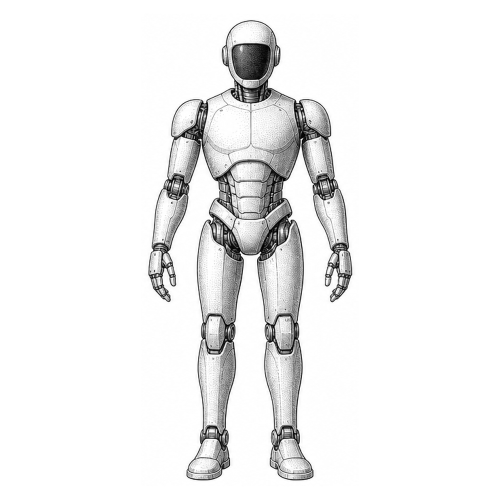
#> input picture video/assets/src/android.png, 1000 x 1000 px (shown at 1/2 size)
$ python stipple.py ../assets/src/android.png 3 out.png
#> lines starting #> are read from the running program, lines starting #| are printed output that depends on the picture
"""Weighted Voronoi stippling (Secord 2002) -> point clouds for the renderer.

usage: python3 stipple.py <image> <n_points> <out.json> [--size 900] [--iters 40] [--gamma 1.3]

Points are written in pixel units of a box `size` wide (aspect preserved),
centred on (0,0), ordered along a Hilbert curve so that two clouds with the
same number of points morph coherently when matched by index.
"""
import argparse
import json

import numpy as np
from PIL import Image, ImageOps
from scipy.spatial import cKDTree


def hilbert_index(x, y, order=16):
    """Hilbert curve distance for integer coords in [0, 2^order)."""
    n = 1 << order
    d = np.zeros_like(x, dtype=np.int64)
    x = x.astype(np.int64).copy()
    y = y.astype(np.int64).copy()
    s = n >> 1
    while s > 0:
        rx = ((x & s) > 0).astype(np.int64)
        ry = ((y & s) > 0).astype(np.int64)
        d += s * s * ((3 * rx) ^ ry)
        # rotate
        mask = ry == 0
        flip = mask & (rx == 1)
        x[flip] = s - 1 - x[flip]
        y[flip] = s - 1 - y[flip]
        x[mask], y[mask] = y[mask].copy(), x[mask].copy()
        s >>= 1
    return d


def stipple(path, n, size=900, iters=40, gamma=1.3, seed=0, invert=False, thresh=0.04):
#> called with path = '../assets/src/android.png', n = 3, size = 900, iters = 40, gamma = 1.3, seed = 0, invert = False, thresh = 0.04
    im = Image.open(path).convert('L')
#> im is the input picture: PIL image 1000x1000 L; min 0, max 255, mean 239.6
    if invert:
        im = ImageOps.invert(im)
    w0, h0 = im.size
    scale = size / max(w0, h0)
    W, H = max(1, int(w0 * scale)), max(1, int(h0 * scale))
    im = im.resize((W, H), Image.LANCZOS)
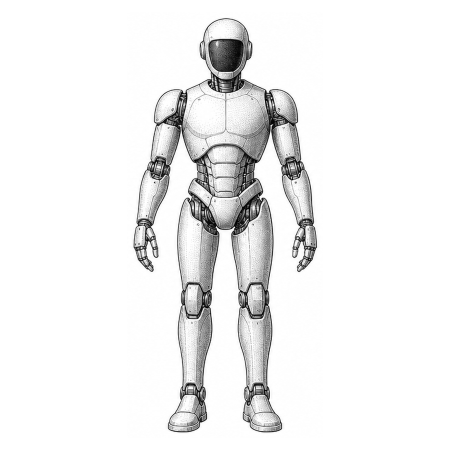
#> im: PIL image 900x900 L (shown at 1/2 size); min 0, max 255, mean 239.6
    dens = (1.0 - np.asarray(im, dtype=np.float64) / 255.0) ** gamma
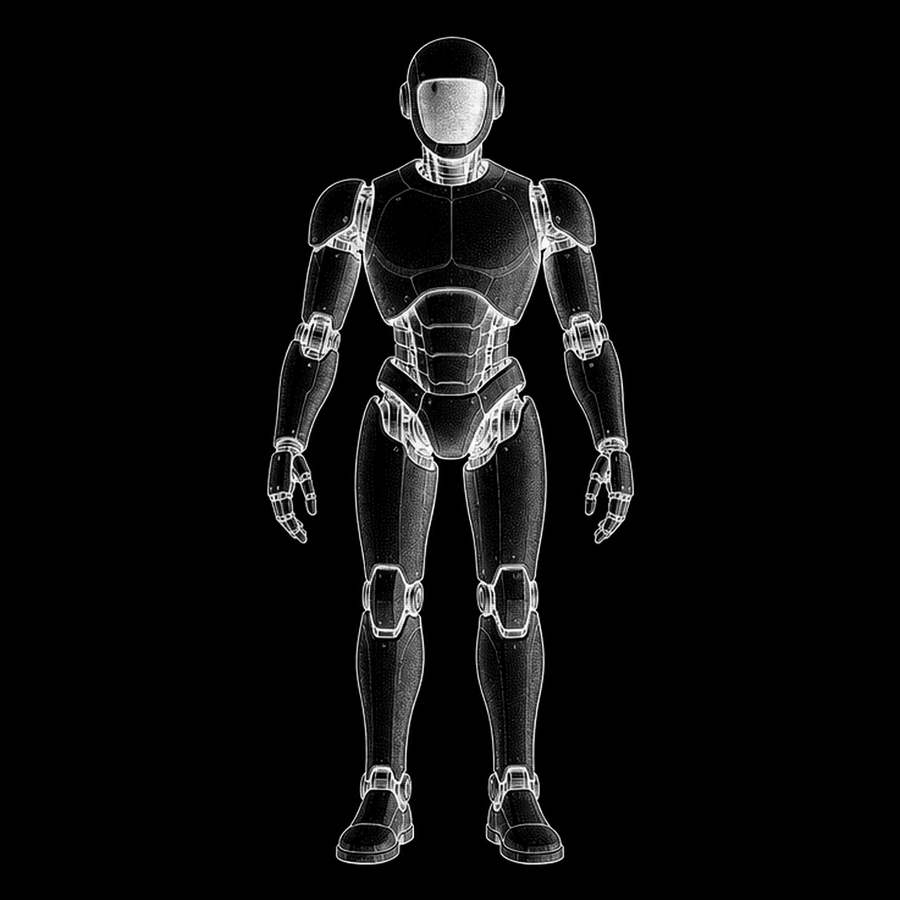
#> dens: shape (900, 900) float64; min 0, max 1, mean 0.049
    ys, xs = np.mgrid[0:H, 0:W]
    pix = np.stack([xs.ravel() + .5, ys.ravel() + .5], 1)
    w = dens.ravel()
    keep = w > thresh
    pix, w = pix[keep], w[keep]
#> pix = 107650 pairs, first value 267.5 to 634.5, second value 36.5 to 864.5
    rng = np.random.default_rng(seed)
    idx = rng.choice(len(pix), n, replace=len(pix) < n, p=w / w.sum())
#> idx = [63592, 25975, 3628]
    pts = pix[idx] + rng.random((n, 2)) - .5
#> pts = [[420, 463.8], [489.9, 275.6], [468.7, 100.5]]
    for _ in range(iters):
        _, lab = cKDTree(pts).query(pix, workers=-1)
        sw = np.bincount(lab, weights=w, minlength=n)
        sx = np.bincount(lab, weights=w * pix[:, 0], minlength=n)
        sy = np.bincount(lab, weights=w * pix[:, 1], minlength=n)
        ok = sw > 0
        pts[ok, 0] = sx[ok] / sw[ok]
        pts[ok, 1] = sy[ok] / sw[ok]
#> this loop made 40 passes
#> (sw, sx, sy) on passes 1 to 4: ([21775.9, 11290.1, 5976.2], [9683789.4, 5506201.4, 2701552.3], [12167546.8, 3303195.1, 764289.4]), ([17541.3, 14618, 6883], [7876621.8, 6943791.7, 3071129.6], [10525924.7, 4752234.4, 956872.3]), ([14266.2, 17005.5, 7770.5], [6414255.2, 8006054.9, 3471233], [9077636.5, 6001568, 1155827]), ([12301.2, 17905.4, 8835.6], [5514154, 8376676, 4000713.2], [8139180.4, 6687500.2, 1408350.8])
#> after the loop, pts = [[452.4, 703.1], [457, 416.8], [464.6, 191.3]]
    # local darkness per point -> can drive dot radius
    xi = np.clip(pts[:, 0].astype(int), 0, W - 1)
#> xi = [452, 457, 464]
    yi = np.clip(pts[:, 1].astype(int), 0, H - 1)
#> yi = [703, 416, 191]
    tone = dens[yi, xi]
#> tone = [0.000744, 0.159, 0.0251]
    hi = hilbert_index((pts[:, 0] / W * 65535).astype(np.int64), (pts[:, 1] / H * 65535).astype(np.int64))
#> in hilbert_index, `x = x.astype(np.int64).copy()`: x = [32942, 33279, 33827]
#> in hilbert_index, `y = y.astype(np.int64).copy()`: y = [51196, 30349, 13927]
#> the loop in hilbert_index, `while s > 0:` made 16 passes
#> (rx, ry, d, mask, flip) on passes 1 to 4: ([1, 1, 1], [1, 0, 0], [2147483648, 3221225472, 3221225472], [False, True, True], [False, True, True]), ([0, 0, 1], [1, 1, 1], [2415919104, 3489660928, 3758096384], [False, False, False], [False, False, False]), ([0, 0, 0], [0, 1, 1], [2415919104, 3556769792, 3825205248], [True, False, False], [False, False, False]), ([0, 0, 0], [0, 1, 1], [2415919104, 3573547008, 3841982464], [True, False, False], [False, False, False])
#> after the loop in hilbert_index, `while s > 0:`: s = 0; x = [32190, 721, 18392]; y = [50444, -2209, -1508]
#> hi = [2420052900, 3583491854, 3851170448]
    order = np.argsort(hi)
#> order = [0, 1, 2]
    pts, tone = pts[order], tone[order]
    pts[:, 0] -= W / 2
    pts[:, 1] -= H / 2
    return pts, tone, (W, H)


if __name__ == '__main__':
    ap = argparse.ArgumentParser()
    ap.add_argument('image')
    ap.add_argument('n', type=int)
    ap.add_argument('out')
    ap.add_argument('--size', type=int, default=900)
    ap.add_argument('--iters', type=int, default=40)
    ap.add_argument('--gamma', type=float, default=1.3)
    ap.add_argument('--invert', action='store_true')
    ap.add_argument('--thresh', type=float, default=0.04)
    a = ap.parse_args()
    pts, tone, (W, H) = stipple(a.image, a.n, a.size, a.iters, a.gamma, invert=a.invert, thresh=a.thresh)
#> pts = [[2.4, 253.1], [7.03, -33.21], [14.56, -258.7]]; tone = [0.000744, 0.159, 0.0251]; W = 900; H = 900
    with open(a.out, 'w') as f:
        json.dump({'w': W, 'h': H, 'n': a.n,
                   'p': [round(float(v), 1) for v in pts.ravel()],
                   't': [round(float(v), 2) for v in tone]}, f, separators=(',', ':'))
    print(f'{a.out}: {a.n} pts, box {W}x{H}')
#| out.png: 3 pts, box 900x900

$ run again, on video/assets/src/book.png
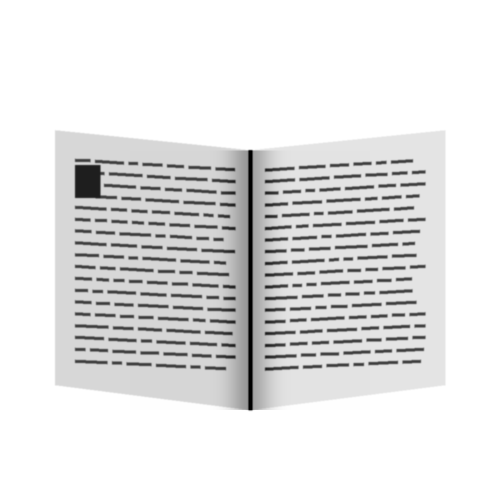
#> input picture video/assets/src/book.png, 1000 x 1000 px (shown at 1/2 size)
#> in stipple, im is the input picture: PIL image 1000x1000 L; min 0, max 255, mean 228.4
#> in stipple, `im = im.resize((W, H), Image.LANCZOS)`:
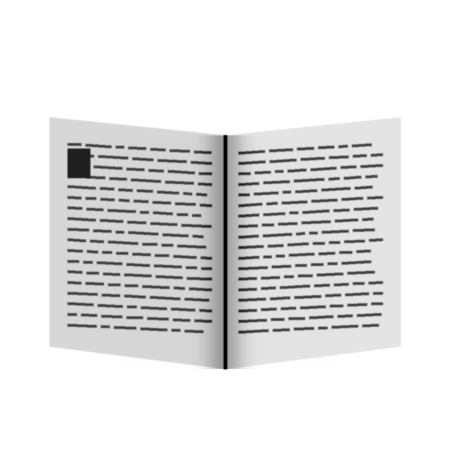
#> im: PIL image 900x900 L (shown at 1/2 size); min 0, max 255, mean 228.4
#> in stipple, `dens = (1.0 - np.asarray(im, dtype=np.float64) / 255.0) ** gamma`:
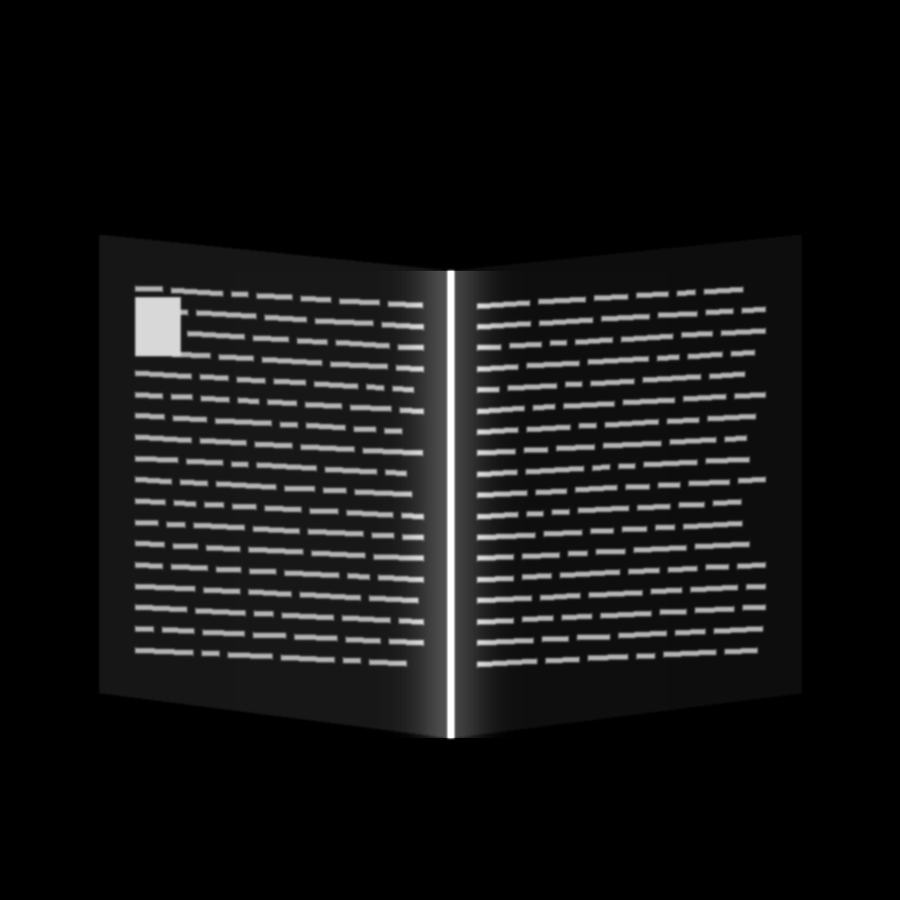
#> dens: shape (900, 900) float64; min 0, max 1, mean 0.077
#> in stipple, `pix, w = pix[keep], w[keep]`: pix = 325057 pairs, first value 99.5 to 800.5, second value 235.5 to 739.5
#> idx = [199186, 87588, 26857]
#> in stipple, `pts = pix[idx] + rng.random((n, 2)) - .5`: pts = [[531, 536.8], [551.9, 377.6], [192.7, 291.5]]
#> the loop in stipple, `for _ in range(iters):` made 40 passes
#> (sw, sx, sy) on passes 1 to 4: ([27813, 16499.3, 17978.6], [13387194.8, 9257500.8, 3862104.2], [16246658, 6065932, 7571804.2]), ([22360.5, 18435.6, 21494.7], [10937887.7, 10678607.7, 4890304.5], [13313699, 7079724.9, 9490970.3]), ([20239.6, 19015.1, 23036.2], [9969408.3, 11129059.5, 5408332.1], [12154542, 7441507.6, 10288344.7]), ([19417.7, 19169.2, 23704.1], [9584347.7, 11272805, 5649647.2], [11710190.7, 7559702.7, 10614500.8])
#> after the loop in stipple, `for _ in range(iters):`: pts = [[413, 600.3], [614, 439.5], [242.4, 416.7]]
#> xi = [413, 614, 242]
#> yi = [600, 439, 416]
#> in stipple, `tone = dens[yi, xi]`: tone = [0.811, 0.0566, 0.0929]
#> in hilbert_index, `x = x.astype(np.int64).copy()`: x = [30073, 44709, 17647]
#> in hilbert_index, `y = y.astype(np.int64).copy()`: y = [43712, 32003, 30344]
#> the loop in hilbert_index, `while s > 0:` made 16 passes
#> (rx, ry, d, mask, flip) on passes 1 to 4: ([0, 1, 0], [1, 0, 0], [1073741824, 3221225472, 0], [False, True, True], [False, True, False]), ([1, 0, 1], [0, 1, 1], [1879048192, 3489660928, 536870912], [True, False, False], [True, False, False]), ([0, 0, 1], [0, 0, 0], [1879048192, 3489660928, 738197504], [True, True, True], [False, False, True]), ([0, 1, 1], [1, 0, 0], [1895825408, 3539992576, 788529152], [False, True, True], [False, True, True])
#> after the loop in hilbert_index, `while s > 0:`: s = 0; x = [28992, 3077, -26246]; y = [15353, 15783, -13549]
#> hi = [1910367553, 3550963358, 790926527]
#> order = [2, 0, 1]
#> in stipple, `pts, tone = pts[order], tone[order]`: pts = [[242.4, 416.7], [413, 600.3], [614, 439.5]]; tone = [0.0929, 0.811, 0.0566]
#> `pts, tone, (W, H) = stipple(a.image, a.n, a.size, a.iters, a.gamma, in..`: pts = [[-207.6, -33.28], [-36.99, 150.3], [164, -10.49]]; tone = [0.0929, 0.811, 0.0566]; W = 900
#| out.png: 3 pts, box 900x900

$ run again, on video/assets/src/cell.png
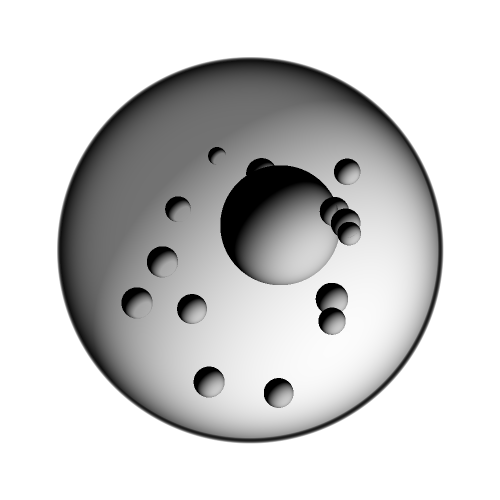
#> input picture video/assets/src/cell.png, 1000 x 1000 px (shown at 1/2 size)
#> in stipple, im is the input picture: PIL image 1000x1000 L; min 0, max 255, mean 204.4
#> in stipple, `im = im.resize((W, H), Image.LANCZOS)`:
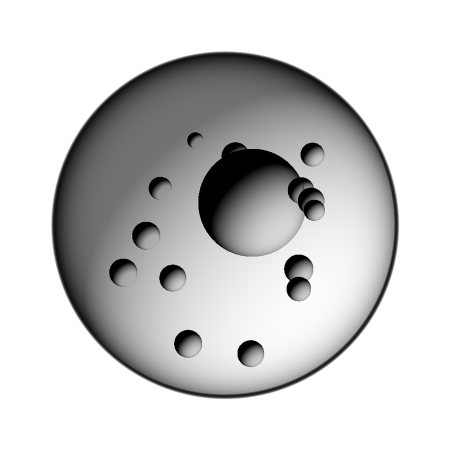
#> im: PIL image 900x900 L (shown at 1/2 size); min 0, max 255, mean 204.4
#> in stipple, `dens = (1.0 - np.asarray(im, dtype=np.float64) / 255.0) ** gamma`:
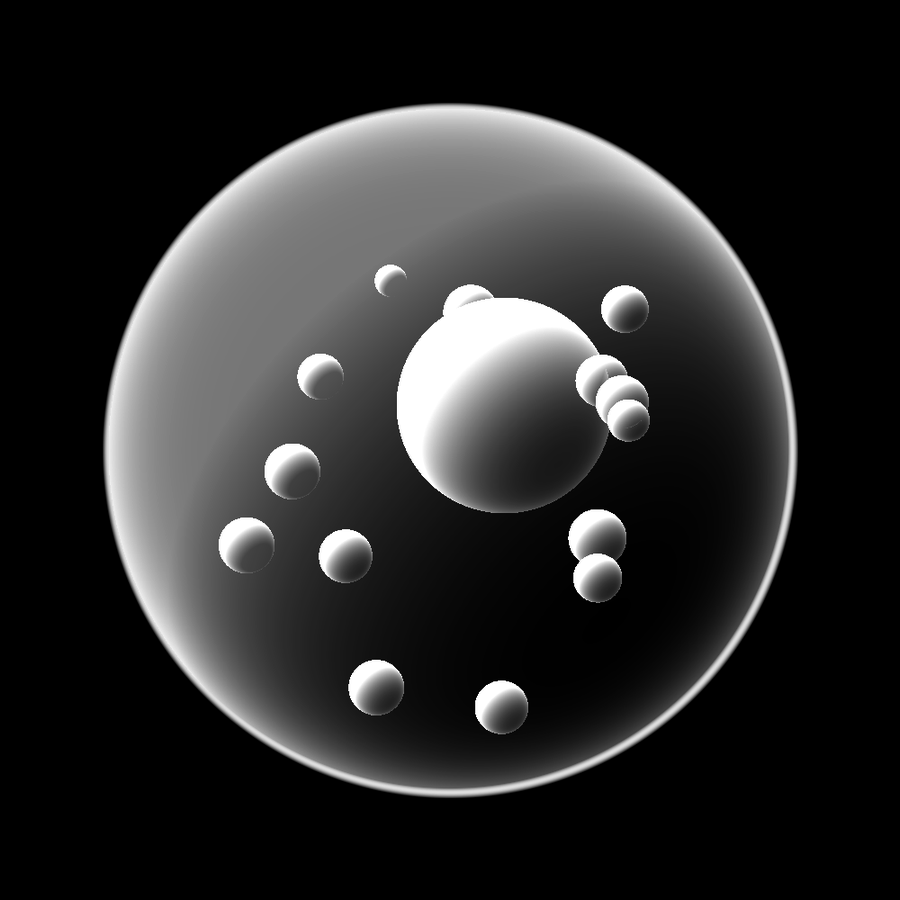
#> dens: shape (900, 900) float64; min 0, max 1, mean 0.167
#> in stipple, `pix, w = pix[keep], w[keep]`: pix = 325771 pairs, first value 103.5 to 797.5, second value 103.5 to 797.5
#> idx = [172074, 66659, 7590]
#> in stipple, `pts = pix[idx] + rng.random((n, 2)) - .5`: pts = [[385, 424.8], [450.9, 263.6], [554.7, 138.5]]
#> the loop in stipple, `for _ in range(iters):` made 40 passes
#> (sw, sx, sy) on passes 1 to 4: ([72668.5, 40633.4, 20744.2], [23622576.6, 17566184.4, 12600293.3], [36498834.2, 10920853.3, 4428079.9]), ([58909.3, 47200.9, 27935.9], [17836625, 18172467.7, 17779961.6], [31297170.8, 12473304.7, 8077291.9]), ([49034.1, 50971.2, 34040.8], [13983262.1, 18418510.4, 21387281.7], [27045195.8, 13380830.9, 11421740.6]), ([44339.4, 51900.6, 37806.1], [12220421.4, 18220899.3, 23347733.7], [24905793.7, 13636921.9, 13305051.8])
#> after the loop in stipple, `for _ in range(iters):`: pts = [[283.5, 595], [295.6, 277.2], [575.4, 336.8]]
#> xi = [283, 295, 575]
#> yi = [595, 277, 336]
#> in stipple, `tone = dens[yi, xi]`: tone = [0.183, 0.467, 0.874]
#> in hilbert_index, `x = x.astype(np.int64).copy()`: x = [20645, 21528, 41895]
#> in hilbert_index, `y = y.astype(np.int64).copy()`: y = [43327, 20181, 24526]
#> the loop in hilbert_index, `while s > 0:` made 16 passes
#> (rx, ry, d, mask, flip) on passes 1 to 4: ([0, 0, 1], [1, 0, 0], [1073741824, 0, 3221225472], [False, True, True], [False, False, True]), ([1, 1, 0], [0, 1, 1], [1879048192, 536870912, 3489660928], [True, False, False], [True, False, False]), ([0, 0, 1], [1, 0, 0], [1946157056, 536870912, 3690987520], [False, True, True], [False, False, True]), ([1, 1, 0], [0, 0, 1], [1996488704, 587202560, 3707764736], [True, True, False], [True, True, False])
#> after the loop in hilbert_index, `while s > 0:`: s = 0; x = [-8238, 16594, 17288]; y = [-30920, 17941, -81]
#> hi = [2000806852, 592204411, 3713703491]
#> order = [1, 0, 2]
#> in stipple, `pts, tone = pts[order], tone[order]`: pts = [[295.6, 277.2], [283.5, 595], [575.4, 336.8]]; tone = [0.467, 0.183, 0.874]
#> `pts, tone, (W, H) = stipple(a.image, a.n, a.size, a.iters, a.gamma, in..`: pts = [[-154.4, -172.8], [-166.5, 145], [125.4, -113.2]]; tone = [0.467, 0.183, 0.874]; W = 900
#| out.png: 3 pts, box 900x900
